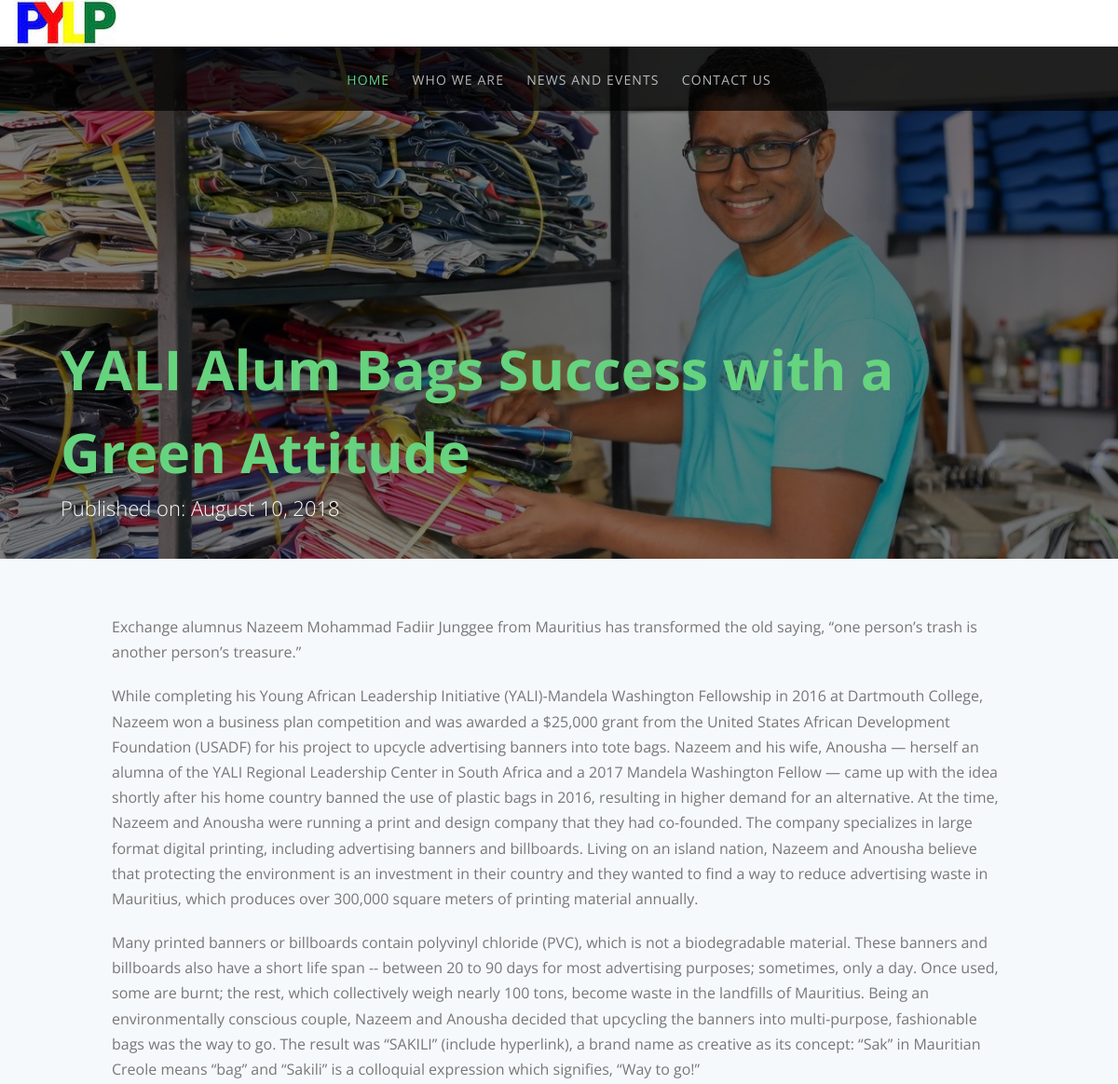
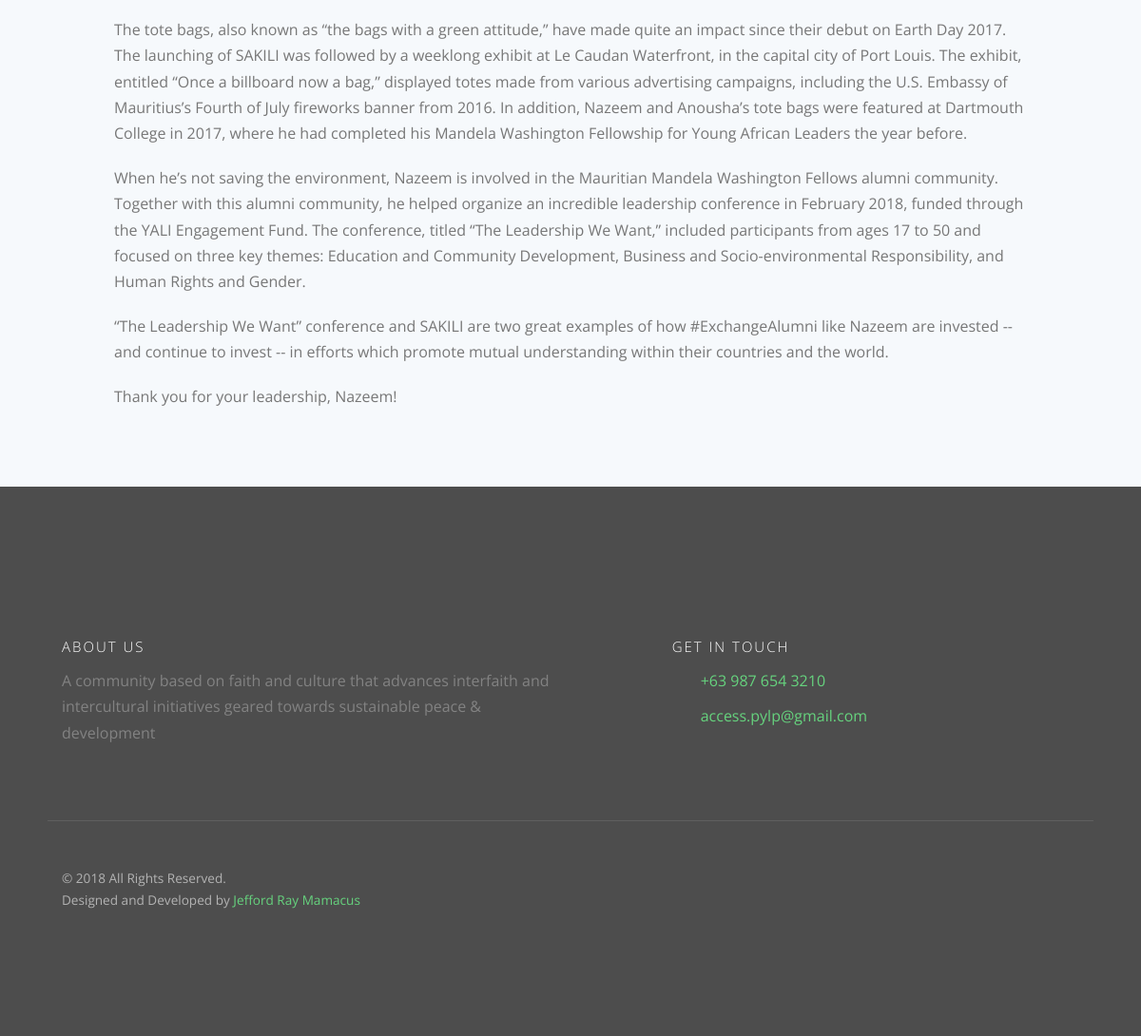
/news/yali-alum-bags-success-with-a-green-attitude/, run on the app's committed database (2 pictures, top to bottom).
### news/models.py (models this page shows, shortened)
class News(models.Model):
    title = models.CharField(max_length=100)
    content = HTMLField()
    image = models.ImageField(upload_to=get_image_path)
    date_uploaded = models.DateTimeField(default=datetime.now, blank=True)
    slug = models.SlugField(default="", **optional)
    class Meta:
        verbose_name = "News Article"
        verbose_name_plural = "News Articles"

### content/models.py (models this page shows, shortened)
class Header(models.Model):
    title = models.CharField(max_length=100)
    subtitle = models.CharField(max_length=200)
    image = models.ImageField(upload_to = 'header/')
    video = models.URLField(max_length=200, default="")
    details = models.TextField(**optional)
    class Meta:
        verbose_name = "Header Details"
        verbose_name_plural = "Header Details"

class SocialMedia(models.Model):
    facebook = models.URLField(max_length=200, **optional)
    twitter = models.URLField(max_length=200, **optional)
    instagram = models.URLField(max_length=200, **optional)
    linkedin = models.URLField(max_length=200, **optional)
    telephone = models.CharField(max_length=20, **optional)
    email = models.EmailField(max_length=100, **optional)
    class Meta:
        verbose_name = "Social Media Accounts"
        verbose_name_plural = "Social Media Accounts"

### news/views.py (the view)
# urls.py: path('<slug:slug>/', NewsView.as_view(), name='news')
class NewsView(View):
    def get(self, request, *args, **kwargs):
        article = News.objects.get(slug=kwargs.get('slug'))
        return render(request, 'news.html', {
            'article': article
        })

### content/context_processors.py (called while the page is built)
def social_media(request):
    socmed = SocialMedia.objects.first()
    return {'facebook': socmed.facebook,
            'twitter': socmed.twitter,
            'instagram': socmed.instagram,
            'linkedin': socmed.linkedin,
            'telephone': socmed.telephone,
            'email': socmed.email,
            'about': Header.objects.first().details
        }

### template/news.html (shortened to what this page needs)
{% extends "base.html" %}
{% load static %}
{% block content %}
    <header id="gtco-header" class="gtco-cover gtco-cover-sm" role="banner" style="background-image: url({{ article.image.url }})" data-stellar-background-ratio="0.5">
        <div class="overlay"></div>
        <div class="gtco-container">
            <div class="row row-mt-15em">
                <div class="col-md-12 mt-text text-left animate-box" data-animate-effect="fadeInUp">
                    <h1 style="text-transform: none;"><strong>{{ article.title }}</strong></h1>
                    <h2>Published on: {{ article.date_uploaded|date:"F j, Y"}}</h2>
                </div>
            </div>
        </div>
    </header>
    <div class="flex-section gtco-gray-bg">
        <div class="col-4">
            <div class="text">
                <div class="row" style="padding-left:10%; padding-right:10%; padding-top:5%; padding-bottom:5%">
                    <div class="col-md-12">
                    {{ article.content|safe }}
                    </div>
                </div>
            </div>
        </div>
    </div>
{% endblock %}

### template/base.html (shortened to what this page needs)
{% load static %}
<!DOCTYPE HTML>
<html>
    <head>
    <link rel="stylesheet" href="{% static 'css/animate.css' %}">
    <link rel="stylesheet" href="{% static 'css/icomoon.css' %}">
    <link rel="stylesheet" href="{% static 'css/themify-icons.css' %}">
    <link rel="stylesheet" href="{% static 'css/bootstrap.css' %}">
    <link rel="stylesheet" href="{% static 'css/magnific-popup.css' %}">
    <link rel="stylesheet" href="{% static 'css/owl.carousel.min.css' %}">
    <link rel="stylesheet" href="{% static 'css/owl.theme.default.min.css' %}">
    <link rel="stylesheet" href="{% static 'css/style.css' %}">
    </head>
    <body>
    <div id="page">
    <div class="page-inner">
    <div id="head-top" style="position: absolute; width: 100%; top: 0; ">
        <div class="gtco-top">
            <div class="container-fluid">
                <div class="row">
                    <div class="col-md-6 col-xs-6">
                        <div id="gtco-logo"><a href="{% url 'index' %}"><img src="{% static 'images/logo.jpg' %}" alt="Image" class="img-responsive"/ ></a></div>
                    </div>
                    <div class="col-md-6 col-xs-6 social-icons">
                        <ul class="gtco-social-top">
                            {% if facebook %}<li><a href="{{ facebook }}"><i class="icon-facebook"></i></a></li>{% endif %}
                        </ul>
                    </div>
                </div>
            </div>
        </div>
        <nav class="gtco-nav sticky-banner" role="navigation">
            <div class="gtco-container">
                <div class="row">
                    <div class="col-xs-12 text-center menu-1">
                        <ul>
                            {% if request.get_full_path == "/"%}
                            <li class="active"><a href="#head-top">Home</a></li>
                            <li><a href="#gtco-about">Who We Are</a></li>
                            <li><a href="#gtco-news">News and Events</a></li>
                            <li><a href="#gtco-footer">Contact Us</a></li>
                            {% else %}
                            <li class="active"><a href="{% url 'index' %}">Home</a></li>
                            <li><a href="{% url 'index' %}#gtco-about">Who We Are</a></li>
                            <li><a href="{% url 'index' %}#gtco-news">News and Events</a></li>
                            <li><a href="#gtco-footer">Contact Us</a></li>
                            {% endif %}
                        </ul>
                    </div>
                </div>
            </div>
        </nav>
    </div>
    {% block content %}{% endblock %}
    <footer id="gtco-footer" role="contentinfo">
        <div class="gtco-container">
            <div class="row row-p   b-md">
                <div class="col-md-6">
                    <div class="gtco-widget">
                        <h3>About Us</h3>
                        <p>{{ about }}</p>
                    </div>
                </div>
                <div class="col-md-6 col-md-push-1">
                    <div class="gtco-widget">
                        <h3>Get In Touch</h3>
                        <ul class="gtco-quick-contact">
                            {% if telephone %}<li><a href="tel:{{ telephone }}"><i class="icon-phone"></i> {{ telephone }}</a></li> {% endif %}
                            {% if email %}<li><a href="mailto:{{ email }}"><i class="icon-mail2"></i> {{ email }}</a></li>{% endif %}
                        </ul>
                    </div>
                </div>
            </div>
            <div class="row copyright">
                <div class="col-md-12">
                    <p class="pull-left">
                        <small class="block">&copy; 2018 All Rights Reserved.</small>
                        <small class="block">Designed and Developed by <a href="https://ph.linkedin.com/in/jefford-ray-mamacus-9310a381" target="_blank">Jefford Ray Mamacus</a>
                    </p>
                    <p class="pull-right">
                        <ul class="gtco-social-icons pull-right">
                            {% if facebook %}<li><a href="{{ facebook }}"><i class="icon-facebook"></i></a></li>{% endif %}
                        </ul>
                    </p>
                </div>
            </div>
        </div>
    </footer>
    </div>
    </div>
    </body>
</html>

### static/css/icomoon.css (style rules this page uses)
[class^="icon-"], [class*=" icon-"] { font-family: 'icomoon' !important; speak: none; font-style: normal; font-weight: normal; font-variant: normal; text-transform: none; line-height: 1; -webkit-font-smoothing: antialiased; -moz-osx-font-smoothing: grayscale; }
.icon-mail2:before { content: "\e9da"; }
.icon-phone:before { content: "\e9f4"; }
.icon-facebook:before { content: "\ea67"; }

### data on the page
News: image (picture), title "YALI Alum Bags Success with a Green Attitude", date_uploaded "August 10, 2018", content "Exchange alumnus Nazeem Mohammad Fadiir Junggee from Mauritius has transformed the old saying, “one person’s trash is another person’s treasure.” While completing his Young African Leadership Initiative (YALI)-Mandela Washington Fellowship in 2016 at Dartmouth College, Nazeem won a business plan competition and was awarded a $25,000 grant from the United States African Development Foundation (USADF) for his project to upcycle advertising banners into tote bags. Nazeem and his wife, Anousha — herself an alumna of the YALI Regional Leadership Center in South Africa and a 2017 Mandela Washington Fellow — came up with the idea shortly after his home country banned the use of plastic bags in…"
Header: details "A community based on faith and culture that advances interfaith and intercultural initiatives geared towards sustainable peace & development"
SocialMedia: telephone "+63 987 654 3210", email "access.pylp@gmail.com"
